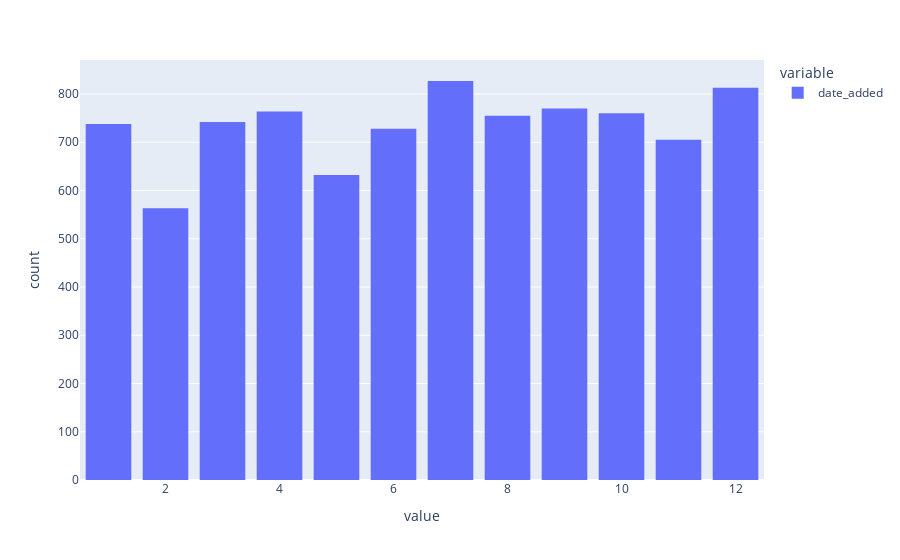

Source (notebook cell):
### Code cell
px.histogram(month).update_layout(bargap=0.2)

### Figure 1 — Plotly figure (JSON) as saved in the notebook; plotly's stock layout.template omitted (floating-point values rounded to 4 significant figures; data arrays with more than 128 entries replaced by an {"elided": "..."} marker saying what was removed)
{"data": [{"alignmentgroup": "True", "bingroup": "x", "hovertemplate": "variable=date_added<br>value=%{x}<br>count=%{y}<extra></extra>", "legendgroup": "date_added", "marker": {"color": "#636efa", "pattern": {"shape": ""}}, "name": "date_added", "offsetgroup": "date_added", "orientation": "v", "showlegend": true, "type": "histogram", "x": {"elided": "8807 int values"}, "xaxis": "x", "yaxis": "y"}], "layout": {"bargap": 0.2, "barmode": "relative", "legend": {"title": {"text": "variable"}, "tracegroupgap": 0}, "margin": {"t": 60}, "xaxis": {"anchor": "y", "domain": [0, 1], "title": {"text": "value"}}, "yaxis": {"anchor": "x", "domain": [0, 1], "title": {"text": "count"}}}}
